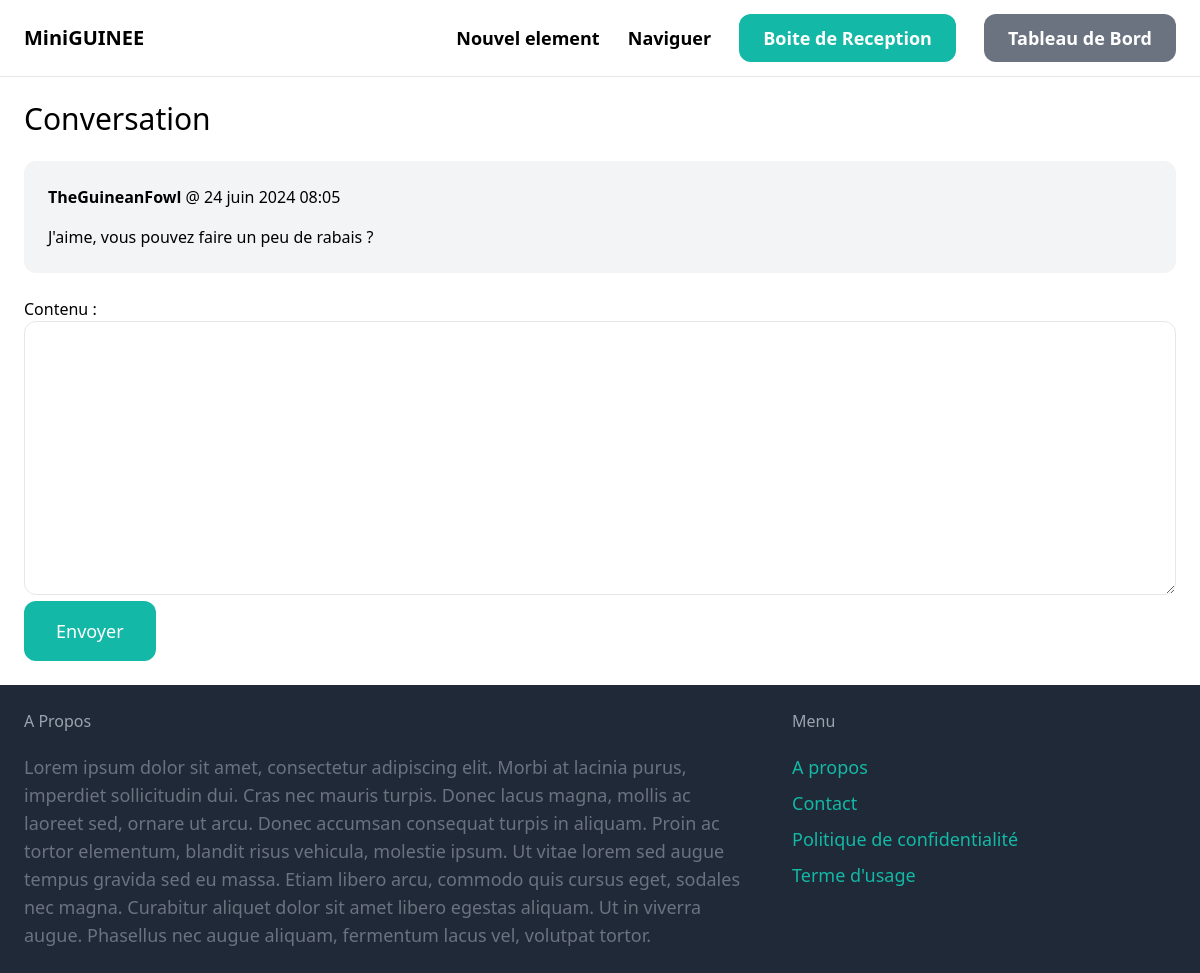
/inbox/1/ (signed in), run on an earlier commit of the app's database.
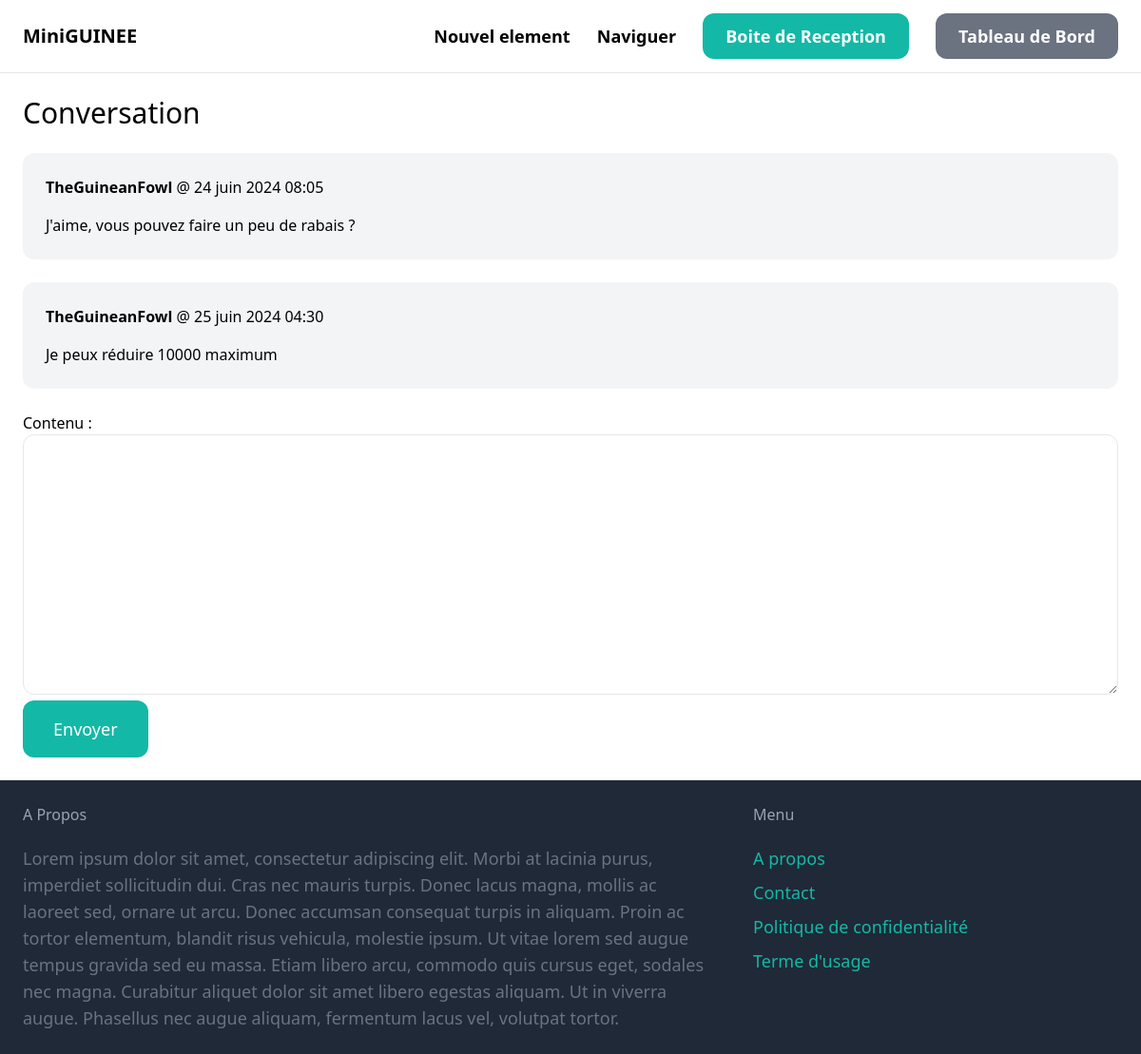
And on a later commit of the database.
### conversation/models.py (models this page shows)
class ConversationMessage(models.Model):
    conversation = models.ForeignKey(Conversation, related_name='messages', on_delete=models.CASCADE)
    contenu = models.TextField()
    cree_a = models.DateTimeField(auto_now_add=True)
    cree_par = models.ForeignKey(User, related_name='created_messages', on_delete=models.CASCADE)

### conversation/views.py (the view)
# urls.py: path('<int:pk>/', views.detail, name='detail'),
@login_required
def detail(request, pk):
    conversation = Conversation.objects.filter(membres__in=[request.user.id]).get(pk=pk)
    if request.method == 'POST':
        form = ConversationMessageForm(request.POST)
        if form.is_valid():
            conversation_message = form.save(commit=False)
            conversation_message.conversation = conversation
            conversation_message.cree_par = request.user
            conversation_message.save()
            conversation.save()
            return redirect('conversation/detail.html', pk=pk)
    else:
        form = ConversationMessageForm()
    return render(request, 'conversation/detail.html', {
        'conversation': conversation,
        'form': form
    })

### conversation/forms.py
class ConversationMessageForm(forms.ModelForm):
    class Meta:
        model  = ConversationMessage
        fields = ('contenu',)
        widgets = {
            'contenu': forms.Textarea(attrs={
                'class': 'w-full py-4 px-6 rounded-xl border'
            })
        }

### conversation/templates/conversation/detail.html (shortened to what this page needs)
{% extends 'LeMiniGUINEE/base.html' %}
{% block content %}
<h1 class="mb-6 text-3xl">Conversation</h1>
<div class="space-y-6">
    {% for message in conversation.messages.all %}
        <div class="p-6 flex {% if message.cree_par == request.user %}bg-blue-100{% else %}bg-gray-100{% endif %} rounded-xl">
            <div>
                <p class="mb-4"><strong>{{ message.cree_par.username }}</strong> @ {{ message.cree_a }}</p>
                <p>{{ message.contenu }}</p>
            </div>
        </div>
    {% endfor %}
</div>
<form method="post" action="." class="mt-6">
    {{ form.as_p }}
    <button class="py-4 px-8 text-lg bg-teal-500 hover:bg-teal-700 rounded-xl text-white">Envoyer</button>
</form>
{% endblock %}

What changed in the data, as far as the page shows it:
added ConversationMessage: cree_par.username "TheGuineanFowl", cree_a "25 juin 2024 04:30", contenu "Je peux réduire 10000 maximum"
